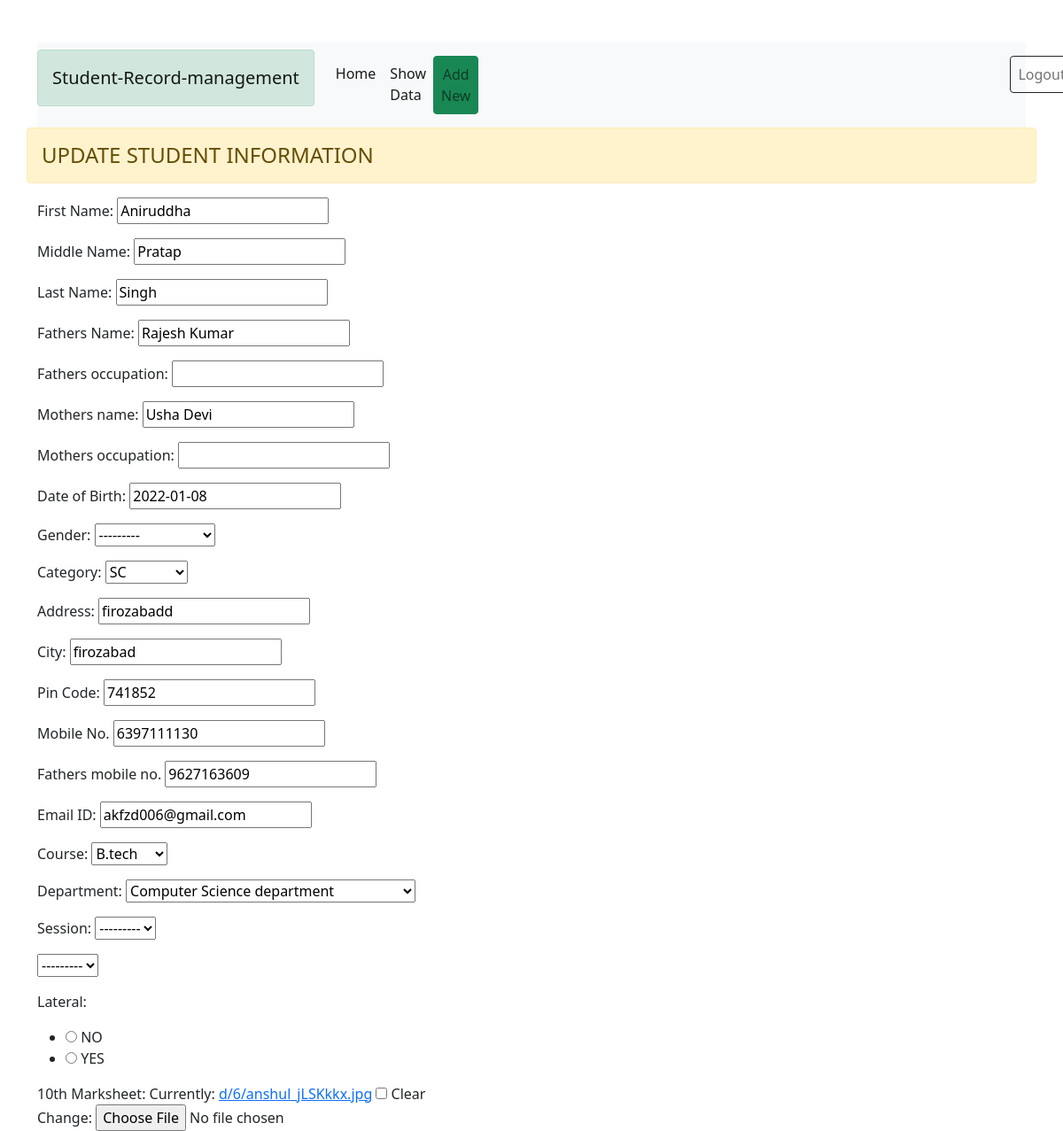
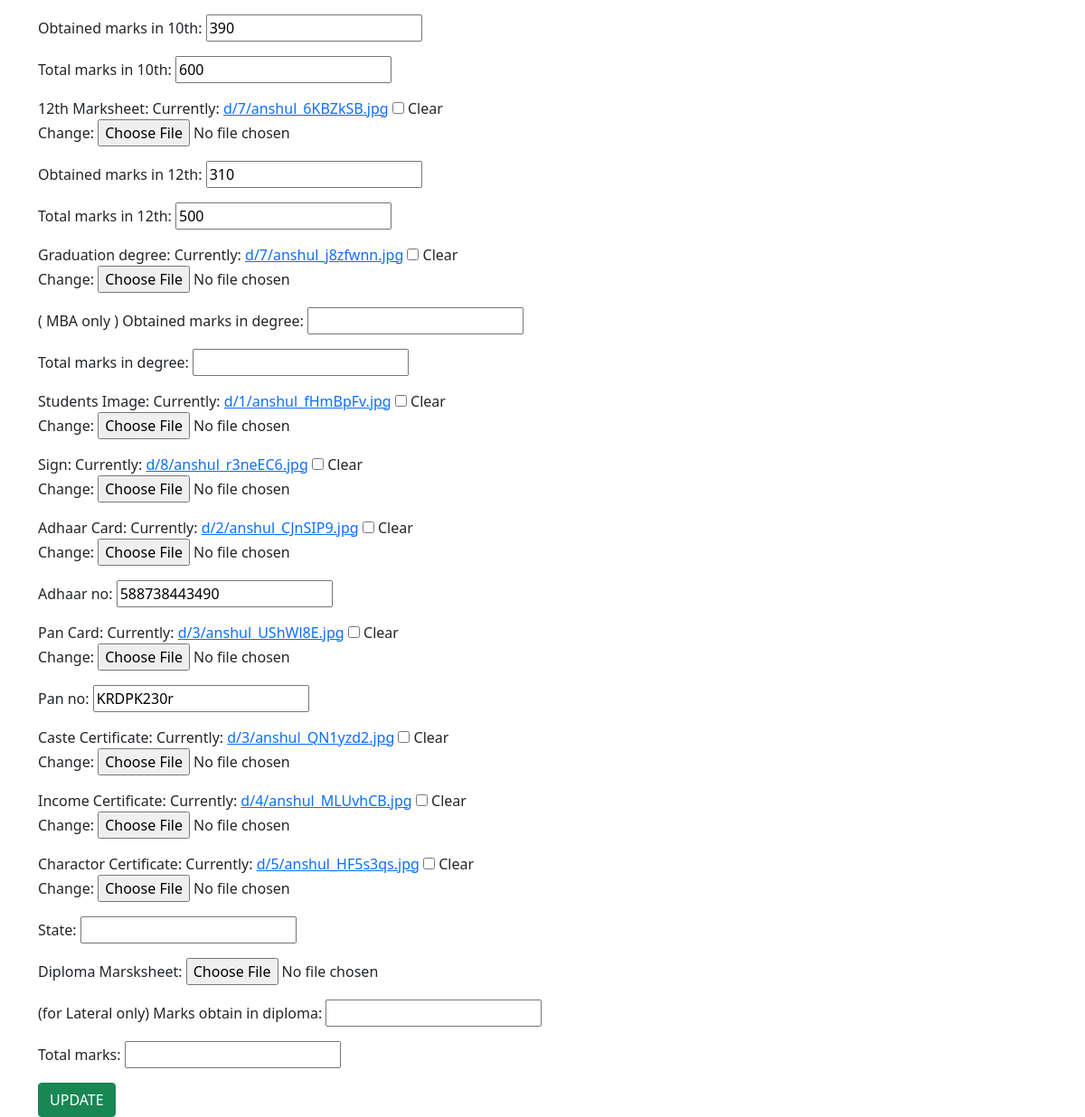
Screenshot of /7/ (signed in) with the database file from the repository (2 pictures, top to bottom).
### myapp/models.py (models this page shows)
class Student_data(models.Model):
 first_name = models.CharField(max_length=30)
 middle_name = models.CharField(max_length=30, blank=True, null=True)
 last_name = models.CharField(max_length=20)
 fathers_name = models.CharField(max_length=100)
 fathers_occupation = models.CharField(max_length=30, blank=True, null=True)
 mothers_name = models.CharField(max_length=100)
 mothers_occupation = models.CharField(max_length=30,  blank=True, null=True)
 dob = models.DateField(auto_now=False, auto_now_add=False)
 gender = models.CharField(choices=GENDER_CHOICES, max_length=100)
 category = models.CharField(choices=CATEGORY_CHOICES  ,max_length=50)
 address = models.CharField(max_length=180)
 city = models.CharField(max_length=50)
 state=models.CharField( max_length=50)
 pin = models.PositiveIntegerField()
 course = models.CharField(choices=COURSE_CHOICE, max_length=100)
 lateral=models.CharField(choices=YES_NO, max_length=50)
 session_start=models.CharField(choices=SESSION_CHOICE ,max_length=50)
 session_end=models.CharField( choices=SESSION_CHOICE,max_length=50)
 mark10_obtained = models.PositiveIntegerField(blank=True, null=True)
 mark10_total = models.PositiveIntegerField( blank=True, null=True)
 mark12_obtained = models.PositiveIntegerField( blank=True, null=True)
 mark12_total = models.PositiveIntegerField(blank=True, null=True)
 mark_diploma_obtain = models.PositiveIntegerField( blank=True, null=True)
 mark_diploma_total = models.PositiveIntegerField(blank=True, null=True)
 mark_graduation_obtained = models.PositiveIntegerField(blank=True, null=True)
 mark_graduation_total = models.PositiveIntegerField(blank=True, null=True)
 department = models.CharField(choices=DEPARTMENT_CHOICE, max_length=50, blank=True, null=True)
 mobile = models.PositiveIntegerField()
 mobile2 = models.PositiveIntegerField(blank=True, null=True)
 email = models.EmailField(blank=True, null=True)
 photo = models.ImageField(upload_to='d/1', blank=True, null=True)
 sign = models.ImageField(upload_to='d/8', blank=True, null=True)
 Adhaar = models.FileField(upload_to='d/2', blank=True, null=True)
 Adhaar_no = models.CharField(max_length=12, blank=True, null=True)
 pan = models.FileField(upload_to='d/3', blank=True, null=True)
 pan_no = models.CharField(max_length=10,  blank=True, null=True)
 caste = models.FileField(upload_to='d/3', blank=True, null=True)
 income = models.FileField(upload_to='d/4', blank=True, null=True)
 charactor_certificate = models.FileField(upload_to='d/5', blank=True, null=True)
 mark10 = models.FileField(upload_to='d/6', blank=True, null=True)
 mark12 = models.FileField(upload_to='d/7', blank=True, null=True)
 mark_diploma = models.FileField(upload_to='d/7', blank=True, null=True)
 mark_graduation=models.FileField(upload_to='d/8', blank=True, null=True)

### myapp/views.py (the view)
# urls.py: path('<int:id>/', views.update_data, name='updatedata'),
@login_required
def update_data(request, id):
   if request.method == 'POST':
      pi=Student_data.objects.get(pk=id)
      form = Student_data_form(request.POST, request.FILES, instance=pi)
      if form.is_valid():
         form.save
   else:
      pi=Student_data.objects.get(pk=id)
      form = Student_data_form(instance=pi)
   return render(request, "myapp/updatedata.html", {'form': form})

### templates/myapp/updatedata.html (shortened to what this page needs)
{% extends "myapp/base.html" %}
{% block content  %}
<div class="row">
<h4 class="alert alert-warning">UPDATE STUDENT INFORMATION</h4>
<form action="" method="post">
{{form.as_p}}
<input type="submit" class="btn btn-success" value="UPDATE">
</form>
</div>
{% endblock  %}

### rows the page displays
Student_data: first_name "Aniruddha", middle_name "Pratap", last_name "Singh", fathers_name "Rajesh Kumar", mothers_name "Usha Devi", dob "2022-01-08", gender "---------", category "SC", address "firozabadd", city "firozabad", pin "741852", mobile "6397111130", mobile2 "9627163609", email "akfzd006@gmail.com", course "B.tech", department "Computer Science department", session_start "---------", session_end "---------", lateral "☐ Lateral: ☐ YES", mark10_obtained "390", mark10_total "600", mark12_obtained "310", mark12_total "500", Adhaar_no "588738443490", pan_no "KRDPK230r"
